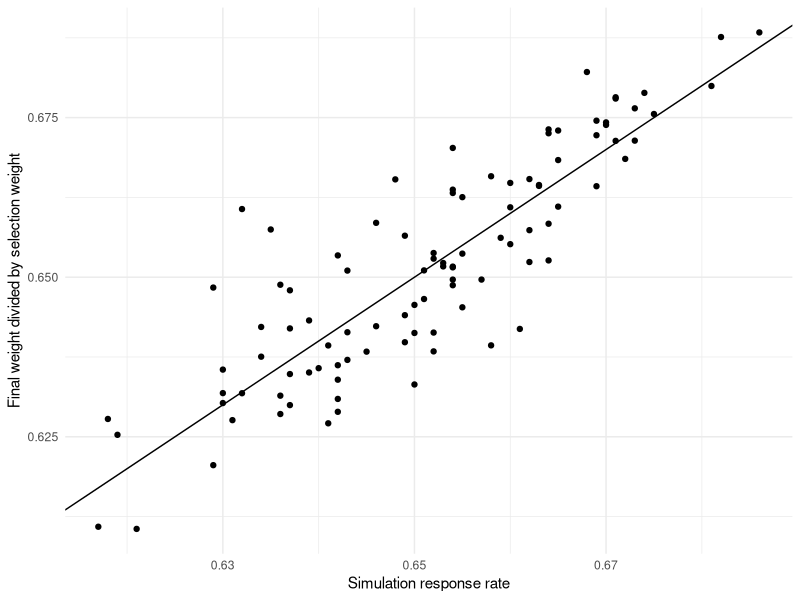
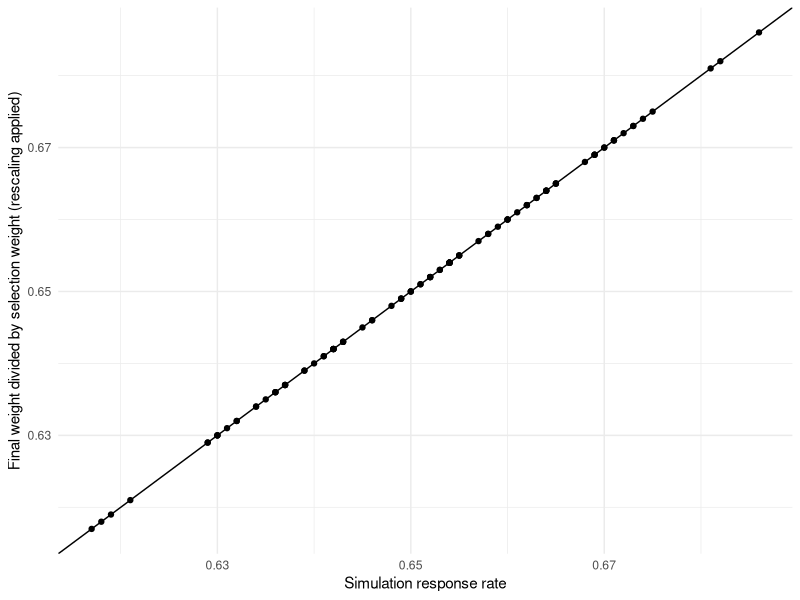
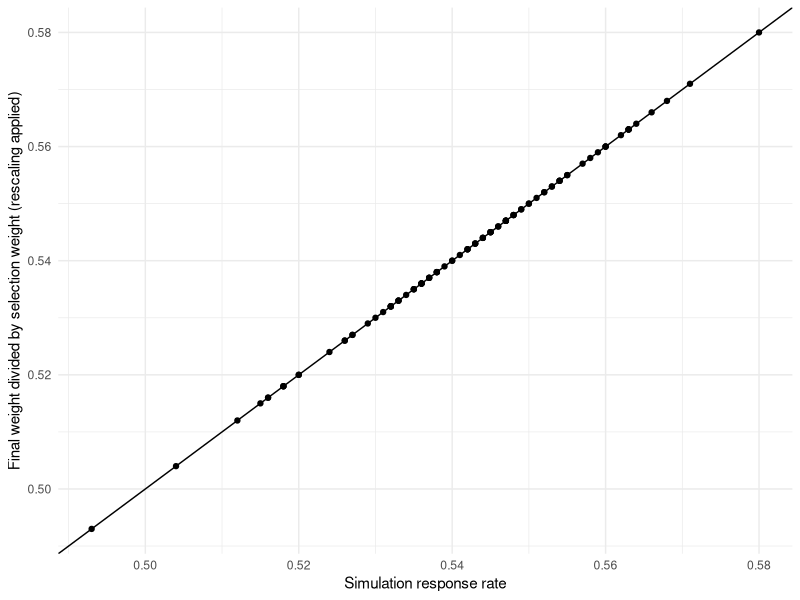
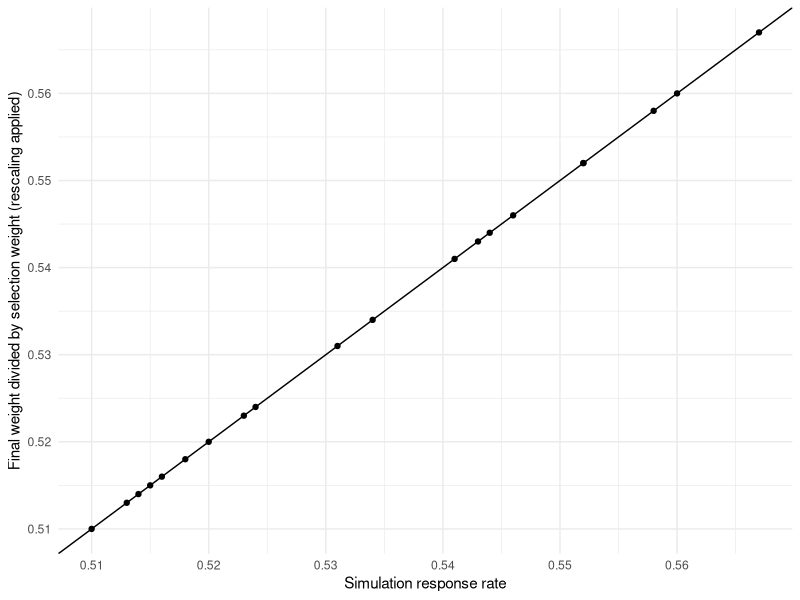

Source code (R) for these figures, in order:
## ---- chunk 1
knitr::opts_chunk$set(echo = TRUE)
## ---- chunk 2
options(scipen=9999)


simRR <- function(pop.n, poor.rr, rich.rr, sample.n, big.hh.rich = F) {
  hhs <- sample(1:pop.n, replace = T)
  hhs <- as.numeric(factor(hhs))
  hh.sizes <- table(hhs)[as.character(hhs)]
  
  if(big.hh.rich) {
    wealth <- ifelse(rbinom(size = 1 , prob = (1 - (1 / hh.sizes)), n=pop.n), "Rich", "Poor")
  } else {
    wealth <- ifelse(rbinom(size = 1 , prob = 0.5, n=pop.n), "Rich", "Poor")
  }
  
  
  sampled.hh <- sample(unique(hhs), sample.n, replace = F)
  sampled.people <- c()
  for(ii in sampled.hh){
    sampled.people <- c(sampled.people, sample(rep(which(hhs==ii), 2), 1))
  }
  
  wealth.sampled <- wealth[sampled.people]
  respondents <- sampled.people[
    (wealth.sampled=="Poor") & (rbinom(n=sample.n, prob = poor.rr, size = 1)==1) | 
      (wealth.sampled=="Rich") & (rbinom(n=sample.n, prob = rich.rr, size = 1)==1)]
  
  prop.table(table(wealth[respondents]))
  respondent.hh.size <- table(hhs)[as.character(hhs[respondents])]
  probability.selection <- (sample.n / length(unique(hhs))) * 
    (1/ respondent.hh.size)
  
  poor.rr.obs <- sum(wealth[respondents]=="Poor") / sum(wealth.sampled=="Poor")
  
  probability.response <- probability.selection * 
    ifelse(wealth[respondents]=="Rich", rich.rr, poor.rr.obs)
  
  weights <- (1 / probability.response)
  selection.weights <- (1 / probability.selection)
  
  scaled.weights <- weights / mean(weights)
  scaled.selection.weights <- selection.weights / mean(selection.weights)
  ratios <- scaled.weights / scaled.selection.weights
  ratios2 <- weights / (selection.weights) 
  ratios3 <- ratios / mean(ratios)
  actual.rr <- length(respondents) / sample.n
  
  out <- list(scaled.weights = scaled.weights, 
              scaled.selection.weights = scaled.selection.weights, 
              ratios = ratios, ratios2 = ratios2,
              ratios3 = ratios3,
              actual.rr = actual.rr)
  return(out)
}

output <- simRR(pop.n = 10000, poor.rr = 0.3, rich.rr = 1, sample.n = 1000, big.hh.rich = F)
## ---- chunk 3
output2 <- replicate(100, simRR(pop.n = 10000, poor.rr = 0.3, rich.rr = 1, sample.n = 1000, big.hh.rich = F), simplify = F)
library(ggplot2)
sims <- data.frame(ratio = sapply(output2, function(x) min(x$ratios)), 
           rr = sapply(output2, function(x) min(x$actual.rr)),
           ratioadj = sapply(output2, function(x) min(x$ratios3)))

ggplot(sims, aes(x = rr, y = ratio)) + geom_point() + geom_abline() + theme_minimal()+ 
  xlab("Simulation response rate") + ylab("Final weight divided by selection weight")

## ---- chunk 4
all(sapply(output2, function(x) mean(x$scaled.weights))==1)
## ---- chunk 5
all(round(sapply(output2, function(x) mean(x$scaled.selection.weights)), 10)==1)
## ---- chunk 6
set.seed(1298)
A <- abs(rnorm(1000))
B <- abs(rnorm(1000))
A <- A / mean(A)
B <- B / mean(B)
mean(A/B)
## ---- chunk 7
ggplot(sims, aes(x = rr, y = ratioadj)) + geom_point() + geom_abline()+ 
  xlab("Simulation response rate") + 
  ylab("Final weight divided by selection weight (rescaling applied)") + 
  theme_minimal()
## ---- chunk 8
output3 <- replicate(100, simRR(pop.n = 10000, poor.rr = 0.4, 
                                rich.rr = 1, sample.n = 1000, big.hh.rich = T), simplify = F)
library(ggplot2)
sims3 <- data.frame(ratio = sapply(output3, function(x) min(x$ratios)), 
           rr = sapply(output3, function(x) min(x$actual.rr)),
           ratioadj = sapply(output3, function(x) min(x$ratios3)))
## ---- chunk 9
ggplot(sims3, aes(x = rr, y = ratioadj)) + geom_point() + geom_abline()+ 
  xlab("Simulation response rate") + 
  ylab("Final weight divided by selection weight (rescaling applied)") + 
  theme_minimal()
## ---- chunk 10
output4 <- replicate(20, simRR(pop.n = 100000, poor.rr = 0.4, 
                                rich.rr = 1, sample.n = 1000, big.hh.rich = T), simplify = F)
library(ggplot2)
sims4 <- data.frame(ratio = sapply(output4, function(x) min(x$ratios)), 
           rr = sapply(output4, function(x) min(x$actual.rr)),
           ratioadj = sapply(output4, function(x) min(x$ratios3)))
## ---- chunk 11
ggplot(sims4, aes(x = rr, y = ratioadj)) + geom_point() + geom_abline()+ 
  xlab("Simulation response rate") + 
  ylab("Final weight divided by selection weight (rescaling applied)") + 
  theme_minimal()
